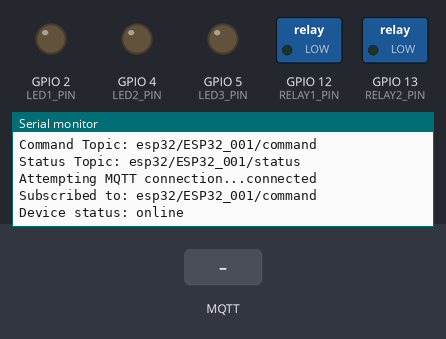
The sketch below on a simulated ESP32. Parts: switched loads named in the sketch (green lamp = pin HIGH), output pins drawn as LEDs (lit = HIGH), the last lines printed to the serial monitor. The inputs (shaded band) are chosen by the test bench. WiFi joins after 1.5 s; servers stay silent unless stated; random numbers use the default seed unless the sketch sets one; no MQTT or app messages arrive unless stated.

Above: at 2.7 s.
2.8 s: MQTT message "led" arrives on the first subscribed topic
At 3.8 s:
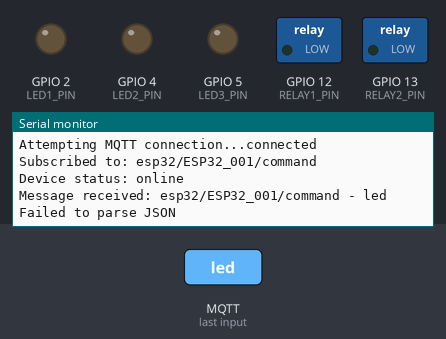
4.3 s: MQTT message "relay" arrives on the first subscribed topic
At 5.7 s:
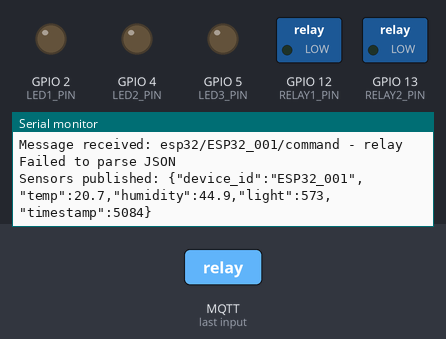
6.5 s: MQTT message "sensor" arrives on the first subscribed topic
At 7.1 s:
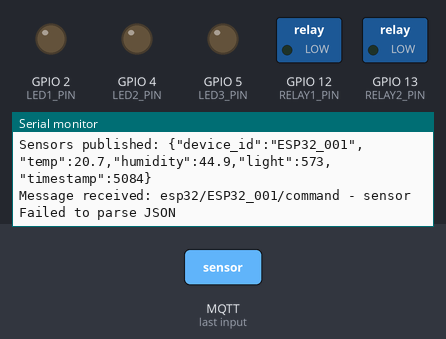

Measured:
- after the input at 2.8 s, the serial monitor: prints a new line after 0.08 s (image 1)
- after the input at 4.3 s, the serial monitor: prints a new line after 0.08 s (image 2)
- after the input at 6.5 s, the serial monitor: prints a new line after 0.09 s (image 3)

The sketch:

mqtt-controller.ino
```cpp
#include <WiFi.h>
#include <PubSubClient.h>
#include <ArduinoJson.h>

// WiFi credentials
const char* ssid = "YOUR_WIFI_SSID";        // ⚠️ แก้เป็นชื่อ WiFi ของคุณ
const char* password = "YOUR_WIFI_PASSWORD"; // ⚠️ แก้เป็นรหัส WiFi ของคุณ

// MQTT Broker settings
const char* mqtt_server = "192.168.1.28";   // ✅ IP ของคอมพิวเตอร์ที่รัน MQTT Broker
const int mqtt_port = 1883;
const char* mqtt_username = "";  // ถ้าไม่มี username ให้เว้นว่าง
const char* mqtt_password = "";  // ถ้าไม่มี password ให้เว้นว่าง

// Device settings
const char* device_id = "ESP32_001";
String command_topic = "esp32/" + String(device_id) + "/command";
String status_topic = "esp32/" + String(device_id) + "/status";
String sensor_topic = "esp32/" + String(device_id) + "/sensor";

// Pin definitions
#define LED1_PIN 2
#define LED2_PIN 4
#define LED3_PIN 5
#define RELAY1_PIN 12
#define RELAY2_PIN 13

// Sensor pins (example)
#define TEMP_SENSOR_PIN A0
#define LIGHT_SENSOR_PIN A1

WiFiClient espClient;
PubSubClient client(espClient);

// Variables
bool led1_state = false;
bool led2_state = false;
bool led3_state = false;
bool relay1_state = false;
bool relay2_state = false;

unsigned long lastSensorRead = 0;
const unsigned long sensorInterval = 5000; // อ่านเซ็นเซอร์ทุก 5 วินาที

void setup() {
  Serial.begin(115200);

  // Initialize pins
  pinMode(LED1_PIN, OUTPUT);
  pinMode(LED2_PIN, OUTPUT);
  pinMode(LED3_PIN, OUTPUT);
  pinMode(RELAY1_PIN, OUTPUT);
  pinMode(RELAY2_PIN, OUTPUT);

  // Turn off all outputs initially
  digitalWrite(LED1_PIN, LOW);
  digitalWrite(LED2_PIN, LOW);
  digitalWrite(LED3_PIN, LOW);
  digitalWrite(RELAY1_PIN, LOW);
  digitalWrite(RELAY2_PIN, LOW);

  // Connect to WiFi
  setupWiFi();

  // Setup MQTT
  client.setServer(mqtt_server, mqtt_port);
  client.setCallback(onMqttMessage);

  Serial.println("ESP32 MQTT Controller Ready!");
  Serial.println("Device ID: " + String(device_id));
  Serial.println("Command Topic: " + command_topic);
  Serial.println("Status Topic: " + status_topic);
}

void loop() {
  // Maintain MQTT connection
  if (!client.connected()) {
    reconnectMQTT();
  }
  client.loop();

  // Read sensors periodically
  if (millis() - lastSensorRead > sensorInterval) {
    readAndPublishSensors();
    lastSensorRead = millis();
  }

  delay(100);
}

void setupWiFi() {
  delay(10);
  Serial.println();
  Serial.print("Connecting to ");
  Serial.println(ssid);

  WiFi.begin(ssid, password);

  while (WiFi.status() != WL_CONNECTED) {
    delay(500);
    Serial.print(".");
  }

  Serial.println("");
  Serial.println("WiFi connected!");
  Serial.println("IP address: ");
  Serial.println(WiFi.localIP());
}

void reconnectMQTT() {
  while (!client.connected()) {
    Serial.print("Attempting MQTT connection...");

    String clientId = "ESP32Client-" + String(device_id);

    if (client.connect(clientId.c_str(), mqtt_username, mqtt_password)) {
      Serial.println("connected");

      // Subscribe to command topic
      client.subscribe(command_topic.c_str());
      Serial.println("Subscribed to: " + command_topic);

      // Publish online status
      publishStatus("online");

    } else {
      Serial.print("failed, rc=");
      Serial.print(client.state());
      Serial.println(" try again in 5 seconds");
      delay(5000);
    }
  }
}

void onMqttMessage(char* topic, byte* payload, unsigned int length) {
  // Convert payload to string
  String message = "";
  for (int i = 0; i < length; i++) {
    message += (char)payload[i];
  }

  Serial.println("Message received: " + String(topic) + " - " + message);

  // Parse JSON command
  DynamicJsonDocument doc(1024);
  DeserializationError error = deserializeJson(doc, message);

  if (error) {
    Serial.println("Failed to parse JSON");
    return;
  }

  String command = doc["command"];

  if (command == "led") {
    handleLEDCommand(doc);
  } else if (command == "relay") {
    handleRelayCommand(doc);
  } else if (command == "sensor") {
    readAndPublishSensors();
  } else {
    Serial.println("Unknown command: " + command);
  }
}

void handleLEDCommand(DynamicJsonDocument& doc) {
  int pin = doc["value"]["pin"];
  String state = doc["value"]["state"];

  bool newState = (state == "on");

  switch (pin) {
    case 2:
      led1_state = newState;
      digitalWrite(LED1_PIN, led1_state);
      publishPinStatus(2, led1_state);
      break;
    case 4:
      led2_state = newState;
      digitalWrite(LED2_PIN, led2_state);
      publishPinStatus(4, led2_state);
      break;
    case 5:
      led3_state = newState;
      digitalWrite(LED3_PIN, led3_state);
      publishPinStatus(5, led3_state);
      break;
    default:
      Serial.println("Invalid LED pin: " + String(pin));
  }

  Serial.println("LED " + String(pin) + " set to " + state);
}

void handleRelayCommand(DynamicJsonDocument& doc) {
  int relay = doc["value"]["relay"];
  String state = doc["value"]["state"];

  bool newState = (state == "on");

  switch (relay) {
    case 1:
      relay1_state = newState;
      digitalWrite(RELAY1_PIN, relay1_state);
      publishPinStatus(12, relay1_state);
      break;
    case 2:
      relay2_state = newState;
      digitalWrite(RELAY2_PIN, relay2_state);
      publishPinStatus(13, relay2_state);
      break;
    default:
      Serial.println("Invalid relay number: " + String(relay));
  }

  Serial.println("Relay " + String(relay) + " set to " + state);
}

void publishPinStatus(int pin, bool state) {
  DynamicJsonDocument doc(200);
  doc["pin"] = pin;
  doc["state"] = state ? "on" : "off";
  doc["timestamp"] = millis();

  String message;
  serializeJson(doc, message);

  client.publish(status_topic.c_str(), message.c_str());
  Serial.println("Status published: " + message);
}

void publishStatus(String status) {
  DynamicJsonDocument doc(200);
  doc["device_id"] = device_id;
  doc["status"] = status;
  doc["timestamp"] = millis();
  doc["ip"] = WiFi.localIP().toString();

  String message;
  serializeJson(doc, message);

  client.publish(status_topic.c_str(), message.c_str());
  Serial.println("Device status: " + status);
}

void readAndPublishSensors() {
  // Read analog sensors (example values)
  float temperature = random(200, 350) / 10.0; // Simulate 20-35°C
  float humidity = random(400, 800) / 10.0;    // Simulate 40-80%
  int light = random(100, 1000);               // Simulate 100-1000 lux

  // Create JSON message
  DynamicJsonDocument doc(300);
  doc["device_id"] = device_id;
  doc["temp"] = temperature;
  doc["humidity"] = humidity;
  doc["light"] = light;
  doc["timestamp"] = millis();

  String message;
  serializeJson(doc, message);

  client.publish(sensor_topic.c_str(), message.c_str());
  Serial.println("Sensors published: " + message);
}
```
